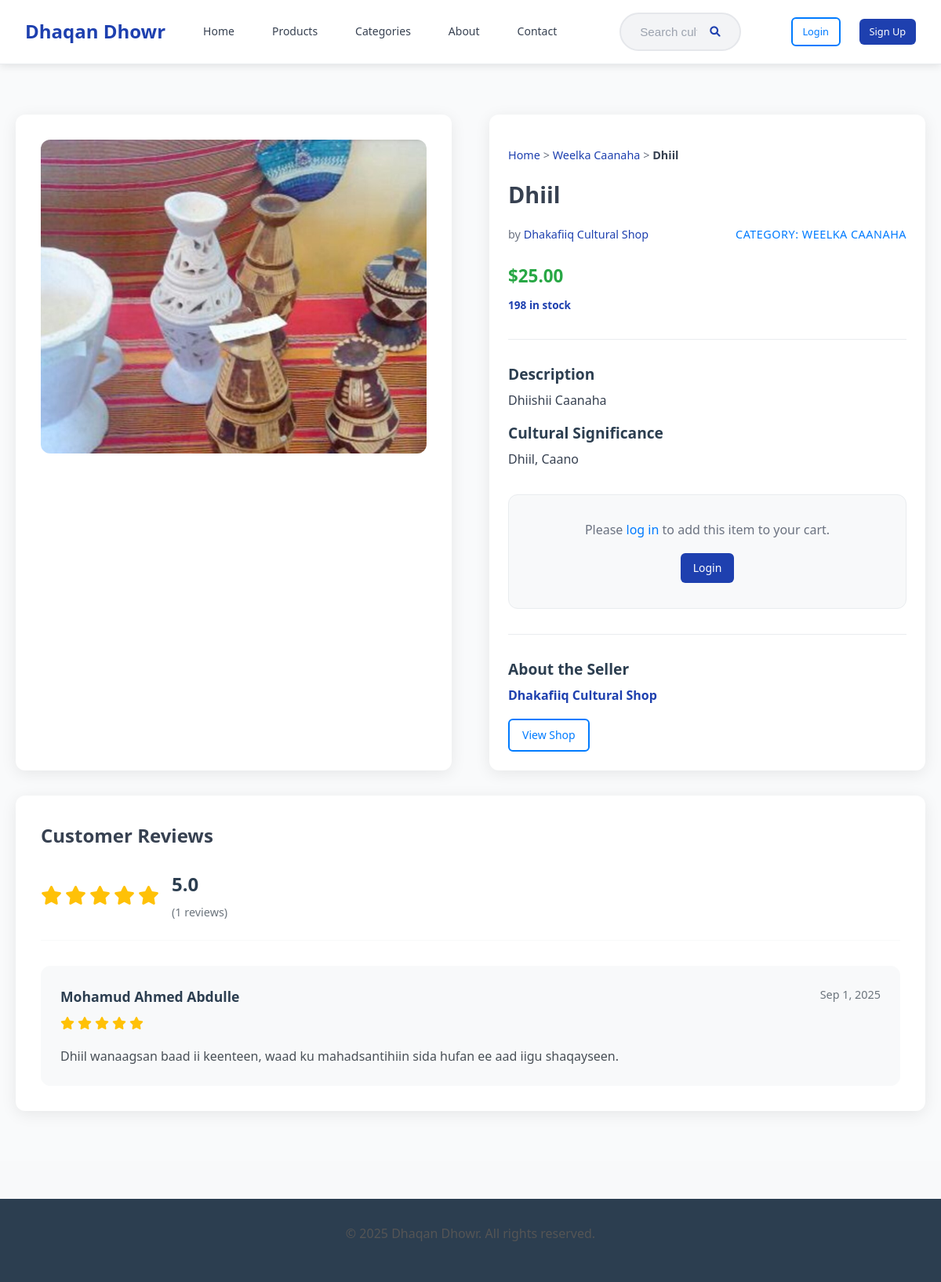
/product.php?id=2, run on the app's committed database.
### tables this page shows
CREATE TABLE `products` (
  `id` int(11) NOT NULL,
  `seller_id` int(11) NOT NULL,
  `category_id` int(11) NOT NULL,
  `title` varchar(200) NOT NULL,
  `description` text DEFAULT NULL,
  `price` decimal(10,2) NOT NULL,
  `stock` int(11) DEFAULT 0,
  `main_image` varchar(255) DEFAULT NULL,
  `status` enum('pending','approved','rejected') DEFAULT 'pending',
  `cultural_notes` text DEFAULT NULL,
  `created_at` timestamp NOT NULL DEFAULT current_timestamp(),
  `updated_at` timestamp NOT NULL DEFAULT current_timestamp() ON UPDATE current_timestamp()
);

CREATE TABLE `categories` (
  `id` int(11) NOT NULL,
  `name` varchar(100) NOT NULL,
  `description` text DEFAULT NULL,
  `parent_id` int(11) DEFAULT NULL,
  `created_at` timestamp NOT NULL DEFAULT current_timestamp()
);

CREATE TABLE `sellers` (
  `id` int(11) NOT NULL,
  `user_id` int(11) NOT NULL,
  `shop_name` varchar(100) NOT NULL,
  `bio` text DEFAULT NULL,
  `location` varchar(200) DEFAULT NULL,
  `approved` tinyint(1) DEFAULT 0,
  `created_at` timestamp NOT NULL DEFAULT current_timestamp()
);

CREATE TABLE `reviews` (
  `id` int(11) NOT NULL,
  `product_id` int(11) NOT NULL,
  `user_id` int(11) NOT NULL,
  `order_id` int(11) NOT NULL,
  `rating` int(11) NOT NULL CHECK (`rating` >= 1 and `rating` <= 5),
  `comment` text DEFAULT NULL,
  `status` enum('active','flagged','removed') DEFAULT 'active',
  `created_at` timestamp NOT NULL DEFAULT current_timestamp()
);

CREATE TABLE `users` (
  `id` int(11) NOT NULL,
  `name` varchar(100) NOT NULL,
  `email` varchar(100) NOT NULL,
  `phone` varchar(20) DEFAULT NULL,
  `password_hash` varchar(255) NOT NULL,
  `role` enum('buyer','seller','admin') DEFAULT 'buyer',
  `verified` tinyint(1) DEFAULT 0,
  `created_at` timestamp NOT NULL DEFAULT current_timestamp(),
  `updated_at` timestamp NOT NULL DEFAULT current_timestamp() ON UPDATE current_timestamp()
);

### includes/auth_check.php (called while the page is built, shortened)
<?php
function isLoggedIn() {
    return isset($_SESSION['user_id']);
}
?>

### product.php (the view, shortened to what this page needs)
<?php
require_once __DIR__ . '/includes/init.php';
$product_id = (int)($_GET['id'] ?? 0);
$stmt = $conn->prepare("
    SELECT p.*, c.name as category_name, s.shop_name, s.bio as seller_bio, u.name as seller_name
    FROM products p
    JOIN categories c ON p.category_id = c.id
    JOIN sellers s ON p.seller_id = s.id
    JOIN users u ON s.user_id = u.id
    WHERE p.id = ? AND p.status = 'approved'
");
$stmt->bind_param("i", $product_id);
$stmt->execute();
$result = $stmt->get_result();
$product = $result->fetch_assoc();
include 'includes/buyer_header.php';
?>
<main class="product-main">
    <div class="container">
        <div class="product-detail">
            <div class="product-images">
                <div class="main-image">
                    <img id="main-image" src="uploads/products/<?= htmlspecialchars($product['main_image']); ?>" alt="<?= htmlspecialchars($product['title']); ?>">
                </div>
            </div>
            <div class="product-info">
                <nav class="breadcrumb">
                    <a href="index.php">Home</a> &gt;
                    <a href="category.php?id=<?= $product['category_id']; ?>"><?= htmlspecialchars($product['category_name']); ?></a> &gt;
                    <span><?= htmlspecialchars($product['title']); ?></span>
                </nav>
                <h1><?= htmlspecialchars($product['title']); ?></h1>
                <div class="product-meta">
                    <p class="seller">by <a href="seller.php?id=<?= $product['seller_id']; ?>"><?= htmlspecialchars($product['shop_name']); ?></a></p>
                    <p class="category">Category: <?= htmlspecialchars($product['category_name']); ?></p>
                </div>
                <div class="price-section">
                    <h2 class="price">$<?= number_format($product['price'], 2); ?></h2>
                    <p class="stock"><?= $product['stock']; ?> in stock</p>
                </div>
                <div class="product-description">
                    <h3>Description</h3>
                    <p><?= nl2br(htmlspecialchars($product['description'])); ?></p>
                </div>
                <?php if (!empty($product['cultural_notes'])): ?>
                    <div class="cultural-notes">
                        <h3>Cultural Significance</h3>
                        <p><?= nl2br(htmlspecialchars($product['cultural_notes'])); ?></p>
                    </div>
                <?php endif; ?>
                <?php if (isLoggedIn() && isBuyer()): ?>
                    <form method="POST" action="" class="add-to-cart-form">
                        <div class="quantity-selector">
                            <label for="quantity">Quantity:</label>
                            <div class="quantity-controls">
                                <button type="button" class="qty-btn" onclick="updateQuantity(-1)">-</button>
                                <input type="number" id="quantity" name="quantity" value="1" min="1" max="<?= $product['stock']; ?>" readonly>
                                <button type="button" class="qty-btn" onclick="updateQuantity(1)">+</button>
                            </div>
                        </div>
                        <button type="submit" name="add_to_cart" class="btn btn-primary btn-large">
                            <i class="fas fa-shopping-cart"></i> Add to Cart
                        </button>
                    </form>
                <?php elseif (!isLoggedIn()): ?>
                    <div class="login-prompt">
                        <p>Please <a href="Auth/login.php">log in</a> to add this item to your cart.</p>
                        <a href="Auth/login.php" class="btn btn-primary">Login</a>
                    </div>
                <?php endif; ?>
                <div class="seller-info">
                    <h3>About the Seller</h3>
                    <div class="seller-details">
                        <h4><?= htmlspecialchars($product['shop_name']); ?></h4>
                        <a href="seller.php?id=<?= $product['seller_id']; ?>" class="btn btn-outline">View Shop</a>
                    </div>
                </div>
            </div>
        </div>
        <div class="reviews-section">
            <h2>Customer Reviews</h2>
            <?php
            $reviews_sql = "SELECT r.*, u.name as reviewer_name, o.id as order_id
                           FROM reviews r
                           JOIN users u ON r.user_id = u.id
                           JOIN orders o ON r.order_id = o.id
                           WHERE r.product_id = ? AND r.status = 'active'
                           ORDER BY r.created_at DESC";
            $reviews_stmt = $conn->prepare($reviews_sql);
            $reviews_stmt->bind_param("i", $product_id);
            $reviews_stmt->execute();
            $reviews = $reviews_stmt->get_result();
            if ($reviews->num_rows > 0):
                $total_rating = 0;
                $review_count = 0;
                $reviews_array = [];
                while ($review = $reviews->fetch_assoc()) {
                    $total_rating += $review['rating'];
                    $review_count++;
                    $reviews_array[] = $review;
                }
                $average_rating = $total_rating / $review_count;
            ?>
                <div class="reviews-summary">
                    <div class="average-rating">
                        <div class="rating-display">
                            <?php for ($i = 1; $i <= 5; $i++): ?>
                                <span class="star <?= $i <= $average_rating ? 'filled' : ''; ?>">
                                    <i class="fas fa-star"></i>
                                </span>
                            <?php endfor; ?>
                        </div>
                        <div class="rating-text">
                            <span class="rating-number"><?= number_format($average_rating, 1); ?></span>
                            <span class="rating-count">(<?= $review_count; ?> reviews)</span>
                        </div>
                    </div>
                </div>
                <div class="reviews-list">
                    <?php foreach ($reviews_array as $review): ?>
                        <div class="review-item">
                            <div class="review-header">
                                <div class="reviewer-info">
                                    <h4><?= htmlspecialchars($review['reviewer_name']); ?></h4>
                                    <div class="review-rating">
                                        <?php for ($i = 1; $i <= 5; $i++): ?>
                                            <span class="star <?= $i <= $review['rating'] ? 'filled' : ''; ?>">
                                                <i class="fas fa-star"></i>
                                            </span>
                                        <?php endfor; ?>
                                    </div>
                                </div>
                                <div class="review-date">
                                    <?= date('M j, Y', strtotime($review['created_at'])); ?>
                                </div>
                            </div>
                            <div class="review-content">
                                <p><?= nl2br(htmlspecialchars($review['comment'])); ?></p>
                            </div>
                        </div>
                    <?php endforeach; ?>
                </div>
            <?php else: ?>
                <div class="no-reviews">
                    <p>No reviews yet. Be the first to review this product!</p>
                </div>
            <?php endif; ?>
        </div>
    </div>
</main>
<?php include 'includes/footer.php'; ?>

### data on the page
products: main_image (picture), category.name "Weelka Caanaha", title "Dhiil", seller.shop_name "Dhakafiiq Cultural Shop", category.name "WEELKA CAANAHA", price "25.00", stock "198", description "Dhiishii Caanaha", cultural_notes "Dhiil, Caano"
reviews: user.name "Mohamud Ahmed Abdulle", created_at "Sep 1, 2025", comment "Dhiil wanaagsan baad ii keenteen, waad ku mahadsantihiin sida hufan ee aad iigu shaqayseen."

### other printed values
$average_rating "5.0"
$review_count "1"
SITE_NAME "Dhaqan Dhowr"
